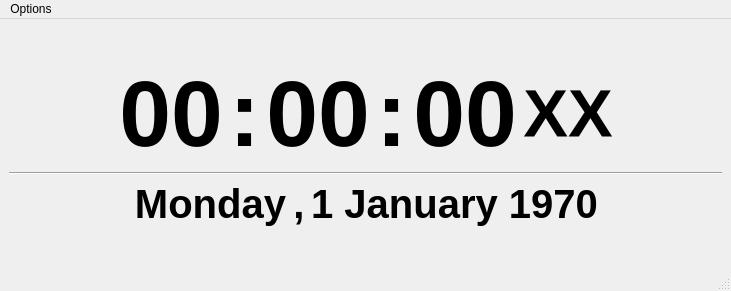
<?xml version="1.0" encoding="UTF-8"?>
<ui version="4.0">
 <class>TimeDisplay</class>
 <widget class="QMainWindow" name="TimeDisplay">
  <property name="geometry">
   <rect>
    <x>0</x>
    <y>0</y>
    <width>731</width>
    <height>291</height>
   </rect>
  </property>
  <property name="windowTitle">
   <string>TimeDisplay</string>
  </property>
  <widget class="QWidget" name="centralwidget">
   <layout class="QVBoxLayout" name="verticalLayout">
    <item>
     <spacer name="verticalSpacer_2">
      <property name="orientation">
       <enum>Qt::Vertical</enum>
      </property>
      <property name="sizeHint" stdset="0">
       <size>
        <width>20</width>
        <height>40</height>
       </size>
      </property>
     </spacer>
    </item>
    <item>
     <layout class="QHBoxLayout" name="horizontalLayout_2">
      <item>
       <spacer name="horizontalSpacer">
        <property name="orientation">
         <enum>Qt::Horizontal</enum>
        </property>
        <property name="sizeHint" stdset="0">
         <size>
          <width>40</width>
          <height>20</height>
         </size>
        </property>
       </spacer>
      </item>
      <item>
       <widget class="QLabel" name="Hour">
        <property name="font">
         <font>
          <pointsize>70</pointsize>
          <weight>75</weight>
          <bold>true</bold>
         </font>
        </property>
        <property name="text">
         <string>00</string>
        </property>
        <property name="scaledContents">
         <bool>false</bool>
        </property>
        <property name="alignment">
         <set>Qt::AlignCenter</set>
        </property>
       </widget>
      </item>
      <item>
       <widget class="QLabel" name="Sep1">
        <property name="font">
         <font>
          <pointsize>70</pointsize>
          <weight>75</weight>
          <bold>true</bold>
         </font>
        </property>
        <property name="text">
         <string>:</string>
        </property>
        <property name="scaledContents">
         <bool>false</bool>
        </property>
        <property name="alignment">
         <set>Qt::AlignCenter</set>
        </property>
       </widget>
      </item>
      <item>
       <widget class="QLabel" name="Mins">
        <property name="font">
         <font>
          <pointsize>70</pointsize>
          <weight>75</weight>
          <bold>true</bold>
         </font>
        </property>
        <property name="text">
         <string>00</string>
        </property>
        <property name="scaledContents">
         <bool>false</bool>
        </property>
        <property name="alignment">
         <set>Qt::AlignCenter</set>
        </property>
       </widget>
      </item>
      <item>
       <widget class="QLabel" name="Sep2">
        <property name="font">
         <font>
          <pointsize>70</pointsize>
          <weight>75</weight>
          <bold>true</bold>
         </font>
        </property>
        <property name="text">
         <string>:</string>
        </property>
        <property name="scaledContents">
         <bool>false</bool>
        </property>
        <property name="alignment">
         <set>Qt::AlignCenter</set>
        </property>
       </widget>
      </item>
      <item>
       <widget class="QLabel" name="Secs">
        <property name="font">
         <font>
          <pointsize>70</pointsize>
          <weight>75</weight>
          <bold>true</bold>
         </font>
        </property>
        <property name="text">
         <string>00</string>
        </property>
        <property name="scaledContents">
         <bool>false</bool>
        </property>
        <property name="alignment">
         <set>Qt::AlignCenter</set>
        </property>
       </widget>
      </item>
      <item>
       <widget class="QLabel" name="hr12Notation">
        <property name="font">
         <font>
          <pointsize>50</pointsize>
          <weight>75</weight>
          <bold>true</bold>
         </font>
        </property>
        <property name="text">
         <string>XX</string>
        </property>
        <property name="alignment">
         <set>Qt::AlignCenter</set>
        </property>
       </widget>
      </item>
      <item>
       <spacer name="horizontalSpacer_2">
        <property name="orientation">
         <enum>Qt::Horizontal</enum>
        </property>
        <property name="sizeHint" stdset="0">
         <size>
          <width>40</width>
          <height>20</height>
         </size>
        </property>
       </spacer>
      </item>
     </layout>
    </item>
    <item>
     <widget class="Line" name="line">
      <property name="orientation">
       <enum>Qt::Horizontal</enum>
      </property>
     </widget>
    </item>
    <item>
     <layout class="QHBoxLayout" name="horizontalLayout">
      <item>
       <spacer name="horizontalSpacer_3">
        <property name="orientation">
         <enum>Qt::Horizontal</enum>
        </property>
        <property name="sizeHint" stdset="0">
         <size>
          <width>40</width>
          <height>20</height>
         </size>
        </property>
       </spacer>
      </item>
      <item>
       <widget class="QLabel" name="DayName">
        <property name="font">
         <font>
          <pointsize>30</pointsize>
          <weight>75</weight>
          <bold>true</bold>
         </font>
        </property>
        <property name="text">
         <string>Monday</string>
        </property>
        <property name="alignment">
         <set>Qt::AlignCenter</set>
        </property>
       </widget>
      </item>
      <item>
       <widget class="QLabel" name="DateSep">
        <property name="font">
         <font>
          <pointsize>30</pointsize>
          <weight>75</weight>
          <bold>true</bold>
         </font>
        </property>
        <property name="text">
         <string>,</string>
        </property>
        <property name="alignment">
         <set>Qt::AlignCenter</set>
        </property>
       </widget>
      </item>
      <item>
       <widget class="QLabel" name="Date">
        <property name="font">
         <font>
          <pointsize>30</pointsize>
          <weight>75</weight>
          <bold>true</bold>
         </font>
        </property>
        <property name="text">
         <string>1 January 1970</string>
        </property>
        <property name="alignment">
         <set>Qt::AlignCenter</set>
        </property>
       </widget>
      </item>
      <item>
       <spacer name="horizontalSpacer_4">
        <property name="orientation">
         <enum>Qt::Horizontal</enum>
        </property>
        <property name="sizeHint" stdset="0">
         <size>
          <width>40</width>
          <height>20</height>
         </size>
        </property>
       </spacer>
      </item>
     </layout>
    </item>
    <item>
     <spacer name="verticalSpacer">
      <property name="orientation">
       <enum>Qt::Vertical</enum>
      </property>
      <property name="sizeHint" stdset="0">
       <size>
        <width>20</width>
        <height>40</height>
       </size>
      </property>
     </spacer>
    </item>
   </layout>
  </widget>
  <widget class="QMenuBar" name="menubar">
   <property name="geometry">
    <rect>
     <x>0</x>
     <y>0</y>
     <width>731</width>
     <height>37</height>
    </rect>
   </property>
   <widget class="QMenu" name="menuOptions">
    <property name="title">
     <string>Options</string>
    </property>
    <addaction name="action_Settings"/>
    <addaction name="separator"/>
    <addaction name="action_Float_on_Top"/>
    <addaction name="actionUse_24_Hour_Format"/>
    <addaction name="actionShow_Seconds"/>
    <addaction name="actionShow_Date"/>
    <addaction name="actionShow_AM_PM"/>
    <addaction name="actionDark_Mode"/>
    <addaction name="actionUse_Native_Theme"/>
    <addaction name="actionFrameless"/>
    <addaction name="separator"/>
    <addaction name="actionIncrease_Font"/>
    <addaction name="actionDecrease_Font"/>
    <addaction name="separator"/>
    <addaction name="action_Exit"/>
   </widget>
   <addaction name="menuOptions"/>
  </widget>
  <widget class="QStatusBar" name="statusbar"/>
  <action name="action_Settings">
   <property name="text">
    <string>&amp;Settings</string>
   </property>
  </action>
  <action name="action_Float_on_Top">
   <property name="checkable">
    <bool>true</bool>
   </property>
   <property name="checked">
    <bool>true</bool>
   </property>
   <property name="text">
    <string>&amp;Float on Top</string>
   </property>
   <property name="shortcut">
    <string>Ctrl+1</string>
   </property>
  </action>
  <action name="actionUse_24_Hour_Format">
   <property name="checkable">
    <bool>true</bool>
   </property>
   <property name="text">
    <string>Use 24 Hour Format</string>
   </property>
   <property name="shortcut">
    <string>Ctrl+2</string>
   </property>
  </action>
  <action name="actionShow_Seconds">
   <property name="checkable">
    <bool>true</bool>
   </property>
   <property name="checked">
    <bool>true</bool>
   </property>
   <property name="text">
    <string>Show Seconds</string>
   </property>
   <property name="shortcut">
    <string>Ctrl+3</string>
   </property>
  </action>
  <action name="actionShow_Date">
   <property name="checkable">
    <bool>true</bool>
   </property>
   <property name="checked">
    <bool>true</bool>
   </property>
   <property name="text">
    <string>Show Date</string>
   </property>
   <property name="shortcut">
    <string>Ctrl+4</string>
   </property>
  </action>
  <action name="actionShow_AM_PM">
   <property name="checkable">
    <bool>true</bool>
   </property>
   <property name="checked">
    <bool>true</bool>
   </property>
   <property name="text">
    <string>Show AM/PM</string>
   </property>
   <property name="shortcut">
    <string>Ctrl+5</string>
   </property>
  </action>
  <action name="action_Exit">
   <property name="text">
    <string>&amp;Exit</string>
   </property>
  </action>
  <action name="actionDark_Mode">
   <property name="checkable">
    <bool>true</bool>
   </property>
   <property name="checked">
    <bool>true</bool>
   </property>
   <property name="text">
    <string>Dark Mode</string>
   </property>
   <property name="shortcut">
    <string>Ctrl+6</string>
   </property>
  </action>
  <action name="actionIncrease_Font">
   <property name="text">
    <string>Increase Font</string>
   </property>
   <property name="shortcut">
    <string>Ctrl+Shift+=</string>
   </property>
  </action>
  <action name="actionDecrease_Font">
   <property name="text">
    <string>Decrease Font</string>
   </property>
   <property name="shortcut">
    <string>Ctrl+Shift+-</string>
   </property>
  </action>
  <action name="actionFrameless">
   <property name="checkable">
    <bool>true</bool>
   </property>
   <property name="text">
    <string>Frameless</string>
   </property>
   <property name="shortcut">
    <string>Ctrl+8</string>
   </property>
  </action>
  <action name="actionUse_Native_Theme">
   <property name="checkable">
    <bool>true</bool>
   </property>
   <property name="text">
    <string>Use Native Theme</string>
   </property>
   <property name="shortcut">
    <string>Ctrl+7</string>
   </property>
  </action>
 </widget>
 <resources/>
 <connections/>
</ui>
